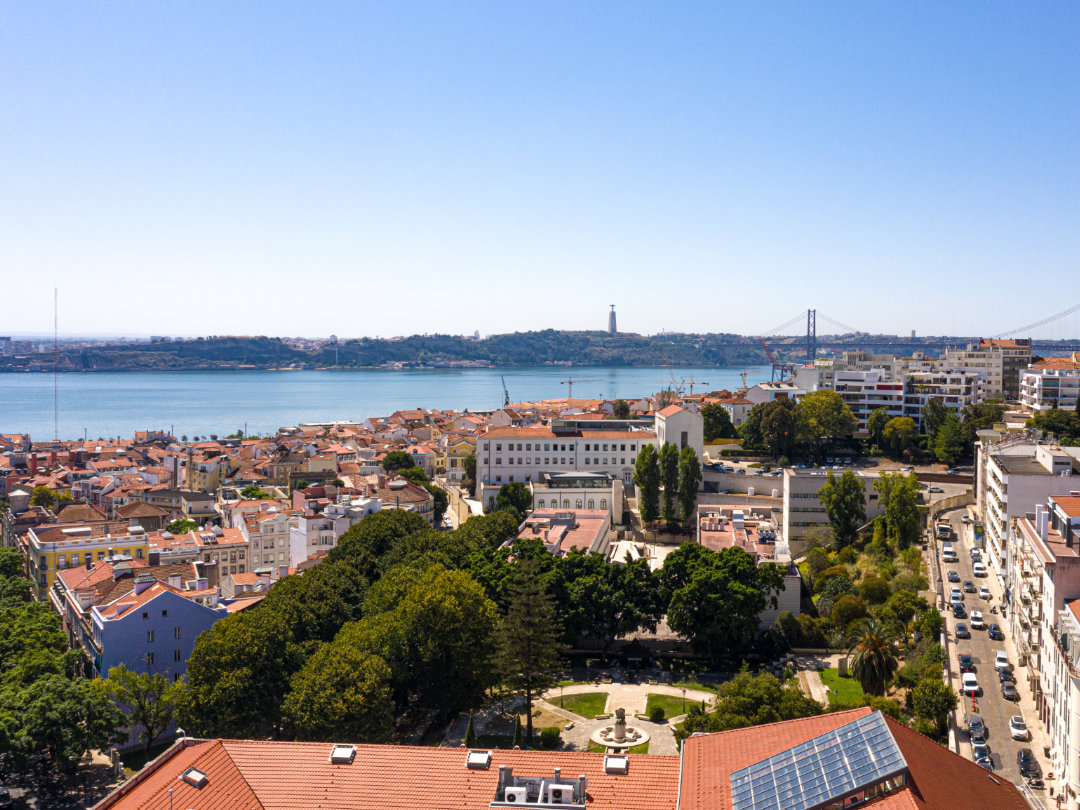
#> input picture Slides/Week 5/image01.jpg, 1080 x 810 px
$ jupyter execute --allow-errors ComputerVision02.ipynb   (text cells are left out)
#> lines starting #> are read from the running program, lines starting #| are printed output that depends on the picture; after the words box and inside, x2 and y2 are one past the last pixel; in counts of white or black regions, pixels touching at a corner belong together
[cell 1]
import cv2

# Load an image
image = cv2.imread('image01.jpg')
#> image is the input picture: shape (810, 1080, 3); mean B, G, R 156.9, 148.4, 144.3

# Display the image
cv2.imshow('Image', image)
cv2.waitKey(0)
cv2.destroyAllWindows()

[cell 2]
# Display images using matplotlib
import matplotlib.pyplot as plt
plt.imshow(image)
plt.show()

[cell 3]
import cv2

# Read an image
image = cv2.imread('image01.jpg')

# Convert to grayscale
gray_image = cv2.cvtColor(image, cv2.COLOR_BGR2GRAY)
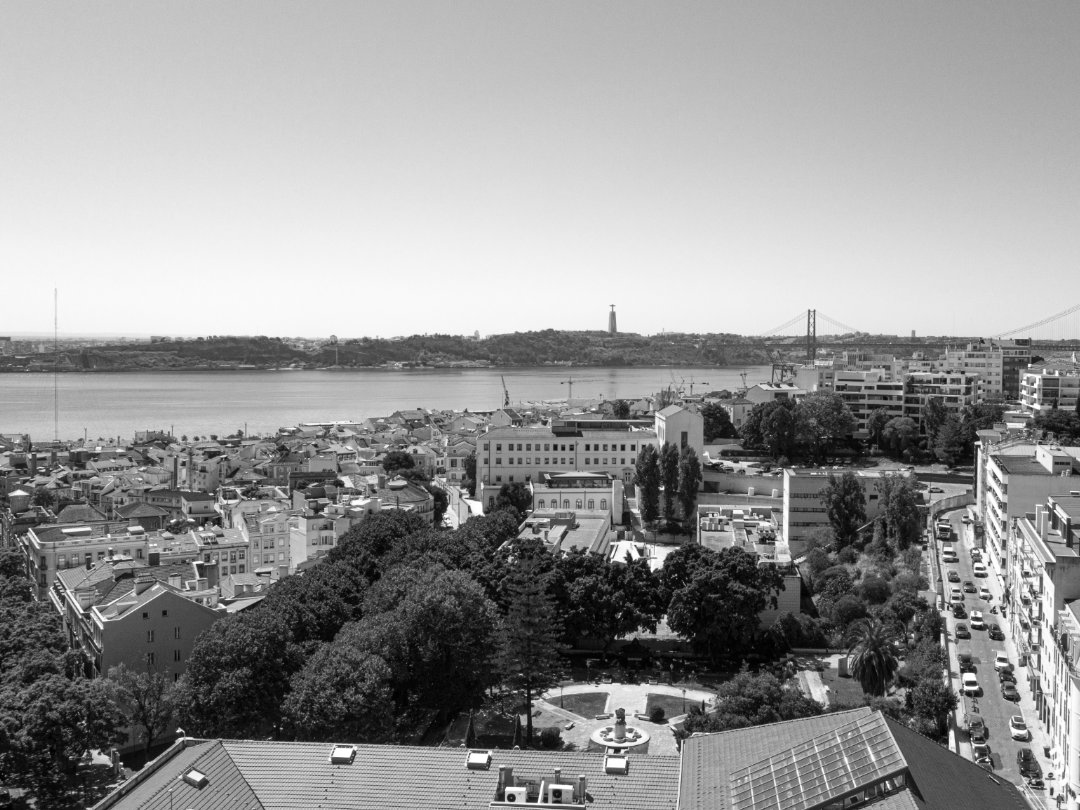
#> gray_image: shape (810, 1080); min 0, max 255, mean 148.2

# Resize image
resized_image = cv2.resize(image, (300, 200))
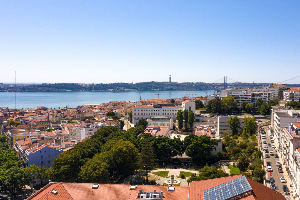
#> resized_image: shape (200, 300, 3); mean B, G, R 156.7, 148.2, 144.2

# Apply Gaussian blur
blurred_image = cv2.GaussianBlur(gray_image, (5, 5), 0)

# Display preprocessed images
cv2.imshow('Gray Image', gray_image)
cv2.imshow('Resized Image', resized_image)
cv2.imshow('Blurred Image', blurred_image)
cv2.waitKey(0)
cv2.destroyAllWindows()

[cell 4]
import cv2
import numpy as np

# Read image
image = cv2.imread('image01.jpg', 0)  # Read as grayscale
#> image: shape (810, 1080); min 0, max 255, mean 148.2

# Apply Canny edge detection
edges = cv2.Canny(image, 100, 200)
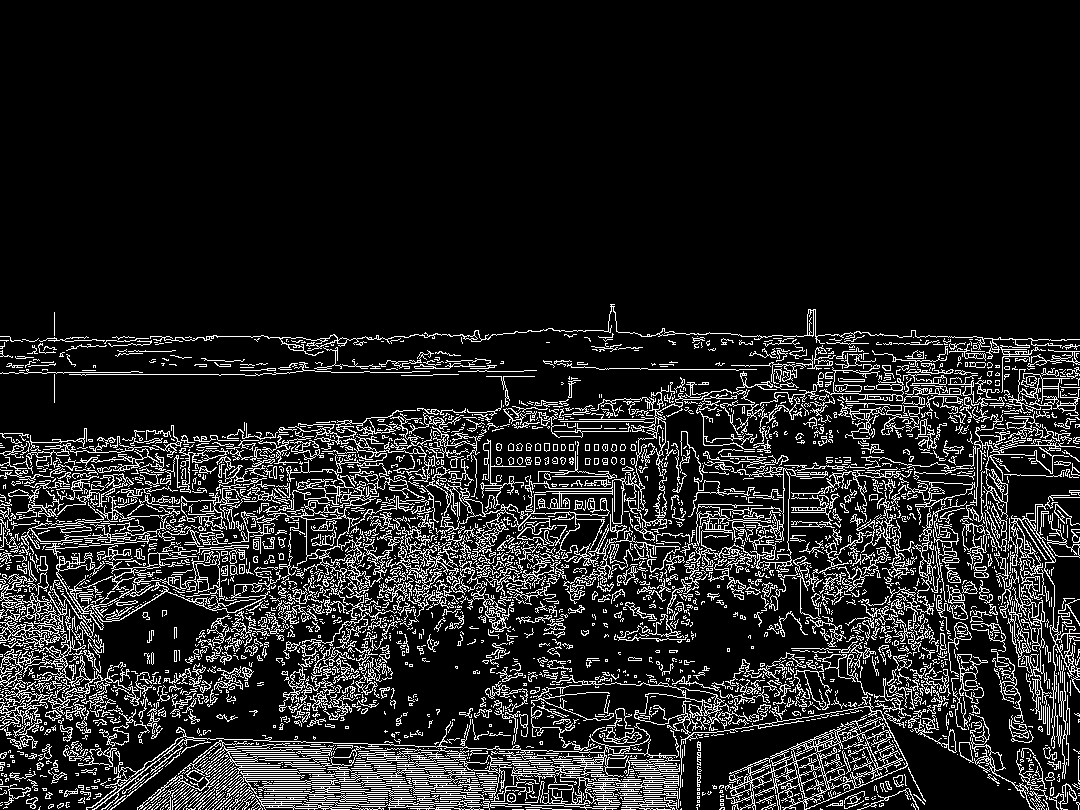
#> edges: shape (810, 1080); 13% white in thin lines or dots, all inside (x1, y1, x2, y2) = (0, 304, 1080, 810)

# Display original and edge-detected image
cv2.imshow('Original Image', image)
cv2.imshow('Edge Detection', edges)
cv2.waitKey(0)
cv2.destroyAllWindows()

[cell 5]
import cv2

# Load pre-trained face detection model
face_cascade = cv2.CascadeClassifier(cv2.data.haarcascades + 'haarcascade_frontalface_default.xml')

# Read image
image = cv2.imread('faces.jpg')
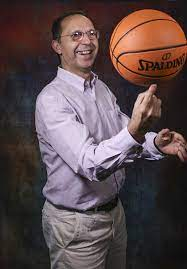
#> input picture Slides/Week 5/faces.jpg, 187 x 269 px
#> image is the input picture: shape (269, 187, 3); mean B, G, R 75.1, 73.6, 90.5

# Convert to grayscale
gray = cv2.cvtColor(image, cv2.COLOR_BGR2GRAY)
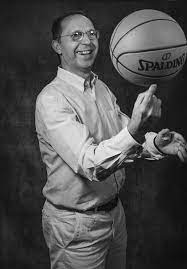
#> gray: shape (269, 187); min 0, max 251, mean 78.8

# Detect faces
faces = face_cascade.detectMultiScale(gray, 1.3, 5)
#> faces = [[55, 14, 52, 52]]

# Draw bounding boxes around faces
for (x, y, w, h) in faces:
    cv2.rectangle(image, (x, y), (x+w, y+h), (255, 0, 0), 2)
#> this loop made 1 pass
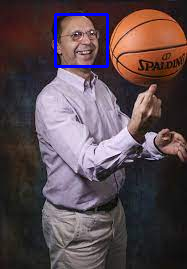
#> image: shape (269, 187, 3); 1.23% of pixels changed, all inside (x1, y1, x2, y2) = (54, 13, 109, 68)

# Create a window and display the image
cv2.namedWindow('Face Detection', cv2.WINDOW_NORMAL)  # WINDOW_NORMAL allows resizing
cv2.imshow('Face Detection', image)

# Set the position of the window
cv2.moveWindow('Face Detection', 100, 100)  # Adjust the values according to your preference

# Wait for any key to be pressed
cv2.waitKey(0)

# Close all OpenCV windows
cv2.destroyAllWindows()

[cell 6]
import cv2

# Read images
image1 = cv2.imread('image01.jpg')
image2 = cv2.imread('image01a.jpg')

# Initialize ORB detector
orb = cv2.ORB_create()

# Find keypoints and descriptors
kp1, des1 = orb.detectAndCompute(image1, None)
#> kp1 = 500 keypoints; strongest (x, y, size): (979, 446, 31), (621, 750, 31), (635, 558, 37.2), (197, 566, 31)
kp2, des2 = orb.detectAndCompute(image2, None)
#> kp2 = (); des2 = None

# Draw keypoints
img_kp1 = cv2.drawKeypoints(image1, kp1, None, color=(0, 255, 0), flags=0)
#> (the rest of this cell did not finish here and is left out)

[cell 7]
import cv2

# Read images
image1 = cv2.imread('image01.jpg')
image2 = cv2.imread('image01a.jpg')

# Initialize ORB detector
orb = cv2.ORB_create()

# Find keypoints and descriptors
kp1, des1 = orb.detectAndCompute(image1, None)
kp2, des2 = orb.detectAndCompute(image2, None)

# Initialize matcher
bf = cv2.BFMatcher(cv2.NORM_HAMMING, crossCheck=True)

# Match descriptors
#> (the rest of this cell did not finish here and is left out)

[cell 8]
import cv2

# Open video capture device (0 for webcam)
cap = cv2.VideoCapture(0)

# Loop to capture and display frames
while(True):
    # Capture frame-by-frame
    ret, frame = cap.read()
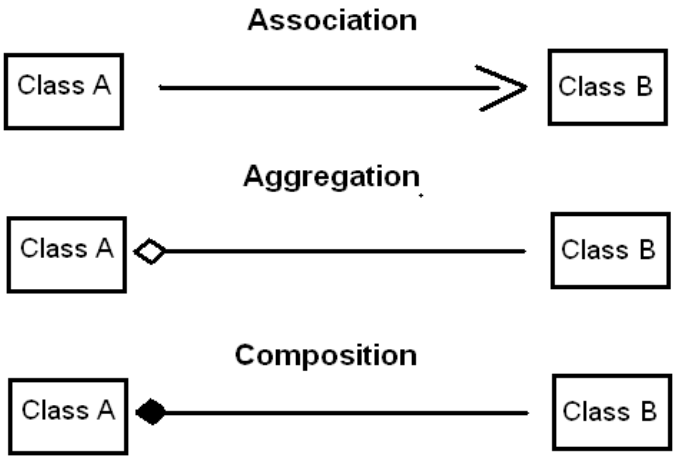
#> input picture Notes/Images/1.png, 676 x 462 px, given in place of the camera
#> frame is the input picture: shape (462, 676, 3); min 0, max 255, mean 235.8

    # Display the resulting frame
    cv2.imshow('Frame', frame)

    # Break the loop if 'q' is pressed
    if cv2.waitKey(1) & 0xFF == ord('q'):
#> (key q is pressed here)
        break

# Release the capture device and close windows
cap.release()
cv2.destroyAllWindows()
